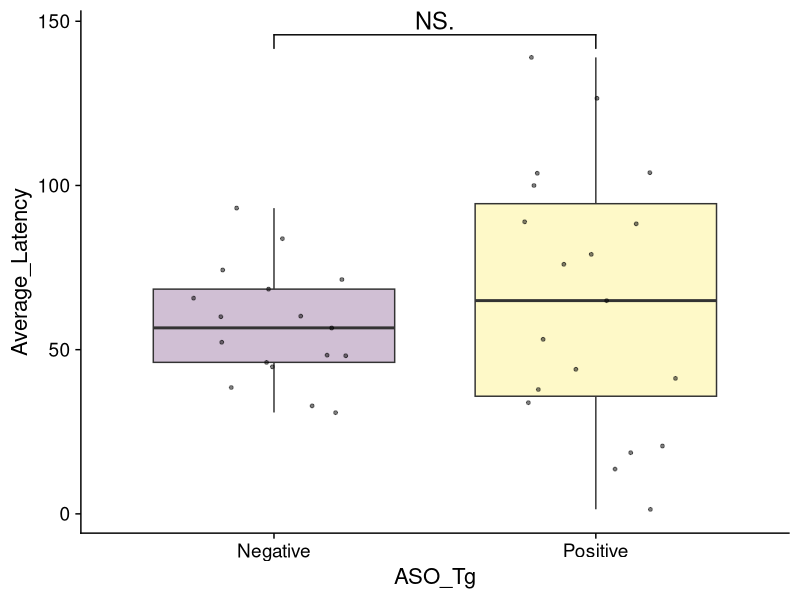
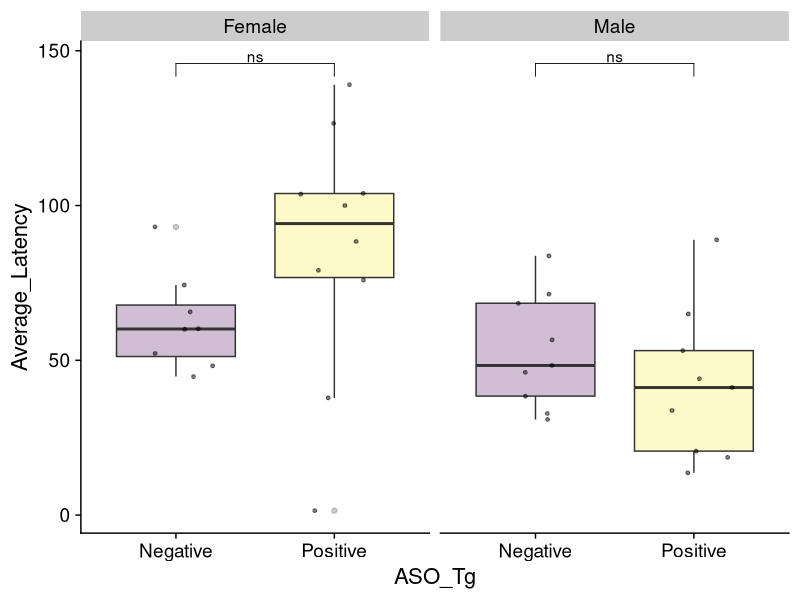

Recreate these plots in R, in order.
library(here)
library(ggplot2)
library(rlang)
library(rstatix)  
library(nlme)
library(cowplot)
library(ggbeeswarm)
library(ggpubr)
library(ggsignif)

setwd("~/Documents/slcspontaneous/ASO/Analysis_Files/")
data<-read.csv("Rotarod_Day1.csv", header=TRUE)

generate_boxplots <- function(input_data, X, Y, min,max){
  data<-as.data.frame(input_data)
  #Ensure correct ordering of levels 
  data$Genotype <- factor(data$ASO_Tg, levels = c("Negative", "Positive"))
  
  ggplot(data=data,aes(x={{X}},y={{Y}}, fill={{X}})) + 
    #geom_violin(alpha=0.25,position=position_dodge(width=.75),size=1,color="black",draw_quantiles=c(0.5))+
    geom_boxplot(alpha=0.25)+
    scale_fill_viridis_d()+
    geom_point(size=1,position=position_jitter(width=0.25),alpha=0.5)+
    theme_cowplot(16) +
    #ylim(min,max)+
    theme(legend.position = "none")
  
  
}

a<-generate_boxplots(data, ASO_Tg, Average_Latency,0,139)+stat_signif(comparisons = list(c("Negative","Positive")),map_signif_level = TRUE, textsize = 6, test="wilcox.test")
a

#Stratified by Sex
b<-generate_boxplots(data, ASO_Tg, Average_Latency,0,139)+
  stat_compare_means(comparisons = list(c("Negative", "Positive") 
  ),method="wilcox", vjust=0.3,label="p.signif",step.increase=0.05)+
  facet_grid(~Sex)
b


